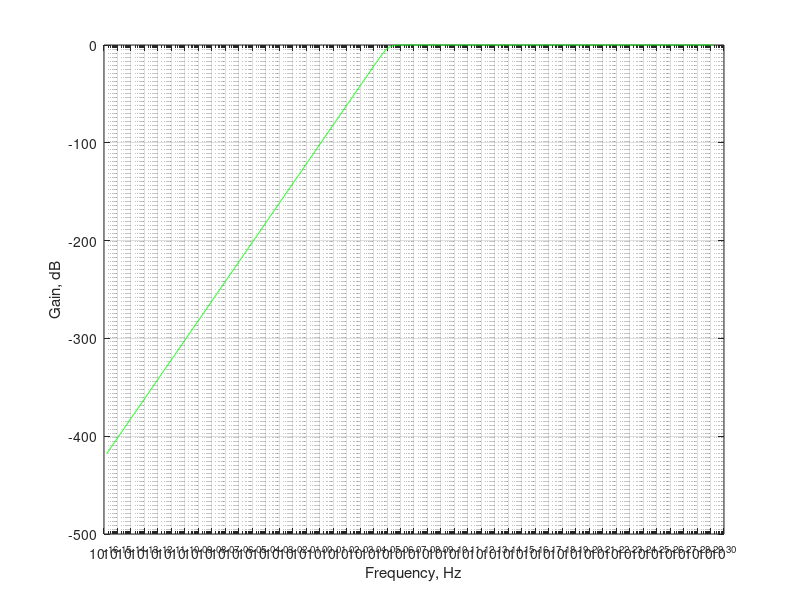

Recreate this plot in MATLAB. (Note: this script raises an error after producing the figure.)
%ID - 2202124
%To design a RL HPF with cutoff frequency 124 kHz or 124000 Hz -
fc = 124000;
R = 3900;
L = R/(2*pi*fc);
%Then, in Transfer function-
numerator = [0 L 0];
denominator = [0 L R];
w = logspace(-15,30,2000);
h = freqs(numerator,denominator,w);
f = w/(2*pi);
magnitude = 20*log10(abs(h));
semilogx(f,magnitude,'g');
grid on;
xlabel('Frequency, Hz');
ylabel('Gain, dB');
xline(124000,'r','124 kHz');
yline(-3,'b','-3 dB');
